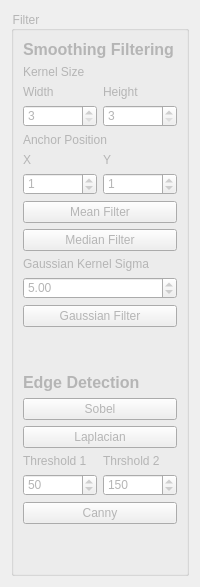
      <widget class="QWidget" name="filterPage">
       <layout class="QVBoxLayout" name="verticalLayout">
        <item>
         <widget class="QGroupBox" name="grayGroupBox">
          <property name="styleSheet">
           <string notr="true">color:rgb(181, 181, 181)</string>
          </property>
          <property name="title">
           <string>Filter</string>
          </property>
          <layout class="QGridLayout" name="gridLayout_2">
           <item row="6" column="0">
            <widget class="QLabel" name="label_12">
             <property name="maximumSize">
              <size>
               <width>16777215</width>
               <height>30</height>
              </size>
             </property>
             <property name="styleSheet">
              <string notr="true">font-size:16px;
font-weight:bold</string>
             </property>
             <property name="text">
              <string>Smoothing Filtering</string>
             </property>
             <property name="textFormat">
              <enum>Qt::AutoText</enum>
             </property>
             <property name="scaledContents">
              <bool>false</bool>
             </property>
            </widget>
           </item>
           <item row="8" column="0">
            <widget class="QPushButton" name="gaussianFilterPushButton">
             <property name="text">
              <string>Gaussian Filter</string>
             </property>
            </widget>
           </item>
           <item row="12" column="0">
            <widget class="QLabel" name="label_8">
             <property name="maximumSize">
              <size>
               <width>16777215</width>
               <height>30</height>
              </size>
             </property>
             <property name="styleSheet">
              <string notr="true">font-size:16px;
font-weight:bold</string>
             </property>
             <property name="text">
              <string>Edge Detection</string>
             </property>
            </widget>
           </item>
           <item row="7" column="0">
            <layout class="QVBoxLayout" name="verticalLayout_4">
             <item>
              <widget class="QLabel" name="label">
               <property name="text">
                <string>Kernel Size</string>
               </property>
              </widget>
             </item>
             <item>
              <layout class="QGridLayout" name="gridLayout_5">
               <item row="1" column="0">
                <widget class="QSpinBox" name="kernelWidthSpinBox">
                 <property name="minimum">
                  <number>3</number>
                 </property>
                 <property name="maximum">
                  <number>7</number>
                 </property>
                </widget>
               </item>
               <item row="1" column="1">
                <widget class="QSpinBox" name="kernelHeightSpinBox">
                 <property name="minimum">
                  <number>3</number>
                 </property>
                 <property name="maximum">
                  <number>7</number>
                 </property>
                </widget>
               </item>
               <item row="0" column="0">
                <widget class="QLabel" name="label_4">
                 <property name="text">
                  <string>Width</string>
                 </property>
                </widget>
               </item>
               <item row="0" column="1">
                <widget class="QLabel" name="label_5">
                 <property name="text">
                  <string>Height</string>
                 </property>
                </widget>
               </item>
              </layout>
             </item>
             <item>
              <widget class="QLabel" name="label_2">
               <property name="text">
                <string>Anchor Position</string>
               </property>
              </widget>
             </item>
             <item>
              <layout class="QGridLayout" name="gridLayout_6">
               <item row="1" column="0">
                <widget class="QSpinBox" name="anchorXSpinBox">
                 <property name="maximum">
                  <number>6</number>
                 </property>
                 <property name="value">
                  <number>1</number>
                 </property>
                </widget>
               </item>
               <item row="1" column="1">
                <widget class="QSpinBox" name="anchorYSpinBox">
                 <property name="maximum">
                  <number>6</number>
                 </property>
                 <property name="value">
                  <number>1</number>
                 </property>
                </widget>
               </item>
               <item row="0" column="0">
                <widget class="QLabel" name="label_6">
                 <property name="text">
                  <string>X</string>
                 </property>
                </widget>
               </item>
               <item row="0" column="1">
                <widget class="QLabel" name="label_7">
                 <property name="text">
                  <string>Y</string>
                 </property>
                </widget>
               </item>
              </layout>
             </item>
             <item>
              <widget class="QPushButton" name="meanFilterPushButton">
               <property name="text">
                <string>Mean Filter</string>
               </property>
              </widget>
             </item>
             <item>
              <widget class="QPushButton" name="medianFilterPushButton">
               <property name="text">
                <string>Median Filter</string>
               </property>
              </widget>
             </item>
             <item>
              <widget class="QLabel" name="label_3">
               <property name="text">
                <string>Gaussian Kernel Sigma</string>
               </property>
              </widget>
             </item>
             <item>
              <widget class="QDoubleSpinBox" name="sigmaSpinBox">
               <property name="maximum">
                <double>10.000000000000000</double>
               </property>
               <property name="value">
                <double>5.000000000000000</double>
               </property>
              </widget>
             </item>
            </layout>
           </item>
           <item row="16" column="0">
            <widget class="QPushButton" name="cannyPushButton">
             <property name="text">
              <string>Canny</string>
             </property>
            </widget>
           </item>
           <item row="13" column="0">
            <widget class="QPushButton" name="sobelPushButton">
             <property name="text">
              <string>Sobel</string>
             </property>
            </widget>
           </item>
           <item row="14" column="0">
            <widget class="QPushButton" name="laplacianPushButton">
             <property name="text">
              <string>Laplacian</string>
             </property>
            </widget>
           </item>
           <item row="15" column="0">
            <layout class="QGridLayout" name="gridLayout_7">
             <item row="1" column="0">
              <widget class="QSpinBox" name="cannyThresholdSpinBox1">
               <property name="maximum">
                <number>255</number>
               </property>
               <property name="value">
                <number>50</number>
               </property>
              </widget>
             </item>
             <item row="1" column="1">
              <widget class="QSpinBox" name="cannyThresholdSpinBox2">
               <property name="maximum">
                <number>255</number>
               </property>
               <property name="value">
                <number>150</number>
               </property>
              </widget>
             </item>
             <item row="0" column="0">
              <widget class="QLabel" name="label_9">
               <property name="maximumSize">
                <size>
                 <width>16777215</width>
                 <height>30</height>
                </size>
               </property>
               <property name="text">
                <string>Threshold 1</string>
               </property>
              </widget>
             </item>
             <item row="0" column="1">
              <widget class="QLabel" name="label_10">
               <property name="maximumSize">
                <size>
                 <width>16777215</width>
                 <height>20</height>
                </size>
               </property>
               <property name="text">
                <string>Thrshold 2</string>
               </property>
              </widget>
             </item>
            </layout>
           </item>
           <item row="9" column="0">
            <spacer name="verticalSpacer_2">
             <property name="orientation">
              <enum>Qt::Vertical</enum>
             </property>
             <property name="sizeType">
              <enum>QSizePolicy::Preferred</enum>
             </property>
             <property name="sizeHint" stdset="0">
              <size>
               <width>20</width>
               <height>40</height>
              </size>
             </property>
            </spacer>
           </item>
           <item row="17" column="0">
            <spacer name="verticalSpacer">
             <property name="orientation">
              <enum>Qt::Vertical</enum>
             </property>
             <property name="sizeType">
              <enum>QSizePolicy::Expanding</enum>
             </property>
             <property name="sizeHint" stdset="0">
              <size>
               <width>20</width>
               <height>40</height>
              </size>
             </property>
            </spacer>
           </item>
          </layout>
         </widget>
        </item>
       </layout>
      </widget>
